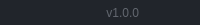
              <widget class="QFrame" name="frame_grip">
               <property name="minimumSize">
                <size>
                 <width>0</width>
                 <height>25</height>
                </size>
               </property>
               <property name="maximumSize">
                <size>
                 <width>16777215</width>
                 <height>25</height>
                </size>
               </property>
               <property name="styleSheet">
                <string notr="true">background-color: rgb(33, 37, 43);</string>
               </property>
               <property name="frameShape">
                <enum>QFrame::NoFrame</enum>
               </property>
               <property name="frameShadow">
                <enum>QFrame::Raised</enum>
               </property>
               <layout class="QHBoxLayout" name="horizontalLayout_6">
                <property name="spacing">
                 <number>0</number>
                </property>
                <property name="leftMargin">
                 <number>0</number>
                </property>
                <property name="topMargin">
                 <number>0</number>
                </property>
                <property name="rightMargin">
                 <number>2</number>
                </property>
                <property name="bottomMargin">
                 <number>0</number>
                </property>
                <item>
                 <widget class="QFrame" name="frame_label_bottom">
                  <property name="frameShape">
                   <enum>QFrame::NoFrame</enum>
                  </property>
                  <property name="frameShadow">
                   <enum>QFrame::Raised</enum>
                  </property>
                  <layout class="QHBoxLayout" name="horizontalLayout_7">
                   <property name="spacing">
                    <number>0</number>
                   </property>
                   <property name="leftMargin">
                    <number>10</number>
                   </property>
                   <property name="topMargin">
                    <number>0</number>
                   </property>
                   <property name="rightMargin">
                    <number>10</number>
                   </property>
                   <property name="bottomMargin">
                    <number>0</number>
                   </property>
                   <item>
                    <widget class="QLabel" name="label_version">
                     <property name="maximumSize">
                      <size>
                       <width>100</width>
                       <height>16777215</height>
                      </size>
                     </property>
                     <property name="font">
                      <font>
                       <family>Segoe UI</family>
                      </font>
                     </property>
                     <property name="styleSheet">
                      <string notr="true">color: rgb(98, 103, 111);</string>
                     </property>
                     <property name="text">
                      <string>v1.0.0</string>
                     </property>
                     <property name="alignment">
                      <set>Qt::AlignRight|Qt::AlignTrailing|Qt::AlignVCenter</set>
                     </property>
                    </widget>
                   </item>
                  </layout>
                 </widget>
                </item>
                <item>
                 <widget class="QFrame" name="frame_size_grip">
                  <property name="maximumSize">
                   <size>
                    <width>20</width>
                    <height>20</height>
                   </size>
                  </property>
                  <property name="styleSheet">
                   <string notr="true">QSizeGrip {
	background-image: url(:/16x16/icons/16x16/cil-size-grip.png);
	background-position: center;
	background-repeat: no-reperat;
}</string>
                  </property>
                  <property name="frameShape">
                   <enum>QFrame::NoFrame</enum>
                  </property>
                  <property name="frameShadow">
                   <enum>QFrame::Raised</enum>
                  </property>
                 </widget>
                </item>
               </layout>
              </widget>
